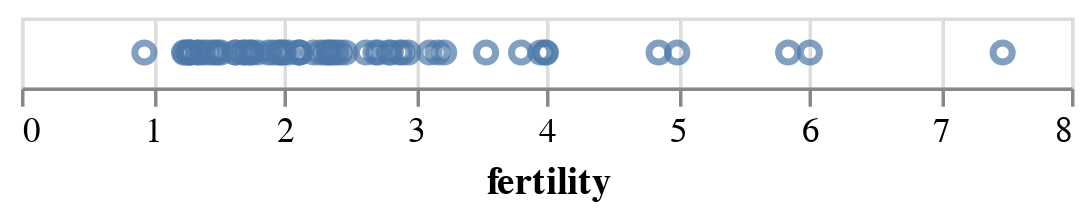

The notebook cell saved with this chart:
### Code cell
# Solution
alt.Chart(df).mark_point().encode(
    alt.X('fertility:Q')
)

### Figure 1 — Vega-Lite specification as saved in the notebook (floating-point values rounded to 4 significant figures)
{"config": {"view": {"continuousWidth": 300, "continuousHeight": 300}}, "data": {"name": "data-09d87fb78b5d0aac13c8554fddcef9aa"}, "mark": {"type": "point"}, "encoding": {"x": {"field": "fertility", "type": "quantitative"}}, "$schema": "https://vega.github.io/schema/vega-lite/v5.17.0.json", "datasets": {"data-09d87fb78b5d0aac13c8554fddcef9aa": [{"year": 2000, "country": "Afghanistan", "cluster": "South Asia", "pop": 23898198, "life_expect": 42.13, "fertility": 7.479}, {"year": 2000, "country": "Argentina", "cluster": "Americas", "pop": 37497728, "life_expect": 74.34, "fertility": 2.35}, {"year": 2000, "country": "Aruba", "cluster": "Americas", "pop": 69539, "life_expect": 73.45, "fertility": 2.124}, {"year": 2000, "country": "Australia", "cluster": "East Asia & Pacific", "pop": 19164620, "life_expect": 80.37, "fertility": 1.756}, {"year": 2000, "country": "Austria", "cluster": "Europe & Central Asia", "pop": 8113413, "life_expect": 78.98, "fertility": 1.382}, {"year": 2000, "country": "Bahamas", "cluster": "Americas", "pop": 290075, "life_expect": 71.07, "fertility": 2.111}, {"year": 2000, "country": "Bangladesh", "cluster": "South Asia", "pop": 130406594, "life_expect": 62.01, "fertility": 3.224}, {"year": 2000, "country": "Barbados", "cluster": "Americas", "pop": 273483, "life_expect": 75.97, "fertility": 1.5}, {"year": 2000, "country": "Belgium", "cluster": "Europe & Central Asia", "pop": 10263618, "life_expect": 78.32, "fertility": 1.638}, {"year": 2000, "country": "Bolivia", "cluster": "Americas", "pop": 8152620, "life_expect": 63.88, "fertility": 3.958}, {"year": 2000, "country": "Brazil", "cluster": "Americas", "pop": 175552771, "life_expect": 71.01, "fertility": 2.345}, {"year": 2000, "country": "Canada", "cluster": "Americas", "pop": 31278097, "life_expect": 79.77, "fertility": 1.522}, {"year": 2000, "country": "Chile", "cluster": "Americas", "pop": 15153450, "life_expect": 77.86, "fertility": 2.0}, {"year": 2000, "country": "China", "cluster": "East Asia & Pacific", "pop": 1262645000, "life_expect": 72.03, "fertility": 1.7}, {"year": 2000, "country": "Colombia", "cluster": "Americas", "pop": 39685655, "life_expect": 71.68, "fertility": 2.47}, {"year": 2000, "country": "Costa Rica", "cluster": "Americas", "pop": 3710558, "life_expect": 78.12, "fertility": 2.281}, {"year": 2000, "country": "Croatia", "cluster": "Europe & Central Asia", "pop": 4410830, "life_expect": 74.88, "fertility": 1.348}, {"year": 2000, "country": "Cuba", "cluster": "Americas", "pop": 11134273, "life_expect": 77.16, "fertility": 1.63}, {"year": 2000, "country": "Dominican Republic", "cluster": "Americas", "pop": 8385828, "life_expect": 70.85, "fertility": 2.95}, {"year": 2000, "country": "Ecuador", "cluster": "Americas", "pop": 12505204, "life_expect": 74.17, "fertility": 2.817}, {"year": 2000, "country": "Egypt", "cluster": "Middle East & North Africa", "pop": 70492342, "life_expect": 69.81, "fertility": 3.174}, {"year": 2000, "country": "El Salvador", "cluster": "Americas", "pop": 6122515, "life_expect": 70.73, "fertility": 2.883}, {"year": 2000, "country": "Finland", "cluster": "Europe & Central Asia", "pop": 5168595, "life_expect": 78.37, "fertility": 1.754}, {"year": 2000, "country": "France", "cluster": "Europe & Central Asia", "pop": 59381628, "life_expect": 79.59, "fertility": 1.883}, {"year": 2000, "country": "Georgia", "cluster": "Europe & Central Asia", "pop": 4777209, "life_expect": 70.48, "fertility": 1.478}, {"year": 2000, "country": "Germany", "cluster": "Europe & Central Asia", "pop": 82187909, "life_expect": 78.67, "fertility": 1.346}, {"year": 2000, "country": "Greece", "cluster": "Europe & Central Asia", "pop": 10559110, "life_expect": 78.26, "fertility": 1.277}, {"year": 2000, "country": "Grenada", "cluster": "Americas", "pop": 89312, "life_expect": 67.75, "fertility": 2.429}, {"year": 2000, "country": "Haiti", "cluster": "Americas", "pop": 7306302, "life_expect": 58.14, "fertility": 4.0}, {"year": 2000, "country": "Hong Kong", "cluster": "East Asia & Pacific", "pop": 6658720, "life_expect": 81.5, "fertility": 0.94}, {"year": 2000, "country": "Iceland", "cluster": "Europe & Central Asia", "pop": 281043, "life_expect": 80.5, "fertility": 1.993}, {"year": 2000, "country": "India", "cluster": "South Asia", "pop": 1007702000, "life_expect": 62.88, "fertility": 3.113}, {"year": 2000, "country": "Indonesia", "cluster": "East Asia & Pacific", "pop": 206265000, "life_expect": 68.59, "fertility": 2.376}, {"year": 2000, "country": "Iran", "cluster": "Middle East & North Africa", "pop": 65660289, "life_expect": 69.45, "fertility": 2.124}, {"year": 2000, "country": "Iraq", "cluster": "Middle East & North Africa", "pop": 22675617, "life_expect": 57.05, "fertility": 4.858}, {"year": 2000, "country": "Ireland", "cluster": "Europe & Central Asia", "pop": 3791690, "life_expect": 77.78, "fertility": 1.969}, {"year": 2000, "country": "Israel", "cluster": "Middle East & North Africa", "pop": 5842454, "life_expect": 79.7, "fertility": 2.906}, {"year": 2000, "country": "Italy", "cluster": "Europe & Central Asia", "pop": 57719337, "life_expect": 80.24, "fertility": 1.286}, {"year": 2000, "country": "Jamaica", "cluster": "Americas", "pop": 2615467, "life_expect": 72.05, "fertility": 2.628}, {"year": 2000, "country": "Japan", "cluster": "East Asia & Pacific", "pop": 126699784, "life_expect": 82.0, "fertility": 1.291}, {"year": 2000, "country": "Kenya", "cluster": "Sub-Saharan Africa", "pop": 29985839, "life_expect": 50.99, "fertility": 5.0}, {"year": 2000, "country": "South Korea", "cluster": "East Asia & Pacific", "pop": 21647682, "life_expect": 66.66, "fertility": 1.917}, {"year": 2000, "country": "North Korea", "cluster": "East Asia & Pacific", "pop": 47351083, "life_expect": 77.05, "fertility": 1.242}, {"year": 2000, "country": "Lebanon", "cluster": "Middle East & North Africa", "pop": 3578036, "life_expect": 71.03, "fertility": 2.319}, {"year": 2000, "country": "Mexico", "cluster": "Americas", "pop": 99926620, "life_expect": 74.9, "fertility": 2.401}, {"year": 2000, "country": "Netherlands", "cluster": "Europe & Central Asia", "pop": 15907853, "life_expect": 78.53, "fertility": 1.726}, {"year": 2000, "country": "New Zealand", "cluster": "East Asia & Pacific", "pop": 3819762, "life_expect": 79.11, "fertility": 1.964}, {"year": 2000, "country": "Nigeria", "cluster": "Sub-Saharan Africa", "pop": 114306700, "life_expect": 46.61, "fertility": 5.845}, {"year": 2000, "country": "Norway", "cluster": "Europe & Central Asia", "pop": 4492400, "life_expect": 79.05, "fertility": 1.801}, {"year": 2000, "country": "Pakistan", "cluster": "South Asia", "pop": 146342958, "life_expect": 63.61, "fertility": 3.994}, {"year": 2000, "country": "Peru", "cluster": "Americas", "pop": 25979722, "life_expect": 69.91, "fertility": 2.7}, {"year": 2000, "country": "Philippines", "cluster": "East Asia & Pacific", "pop": 79739825, "life_expect": 70.3, "fertility": 3.544}, {"year": 2000, "country": "Poland", "cluster": "Europe & Central Asia", "pop": 38654164, "life_expect": 74.67, "fertility": 1.251}, {"year": 2000, "country": "Portugal", "cluster": "Europe & Central Asia", "pop": 10335597, "life_expect": 77.29, "fertility": 1.454}, {"year": 2000, "country": "Rwanda", "cluster": "Sub-Saharan Africa", "pop": 7507056, "life_expect": 43.41, "fertility": 6.01}, {"year": 2000, "country": "Saudi Arabia", "cluster": "Middle East & North Africa", "pop": 23153090, "life_expect": 71.63, "fertility": 3.81}, {"year": 2000, "country": "South Africa", "cluster": "Sub-Saharan Africa", "pop": 44066197, "life_expect": 53.37, "fertility": 2.802}, {"year": 2000, "country": "Spain", "cluster": "Europe & Central Asia", "pop": 40016081, "life_expect": 79.78, "fertility": 1.287}, {"year": 2000, "country": "Switzerland", "cluster": "Europe & Central Asia", "pop": 7266920, "life_expect": 80.62, "fertility": 1.415}, {"year": 2000, "country": "Turkey", "cluster": "Europe & Central Asia", "pop": 65666677, "life_expect": 70.84, "fertility": 2.23}, {"year": 2000, "country": "United Kingdom", "cluster": "Europe & Central Asia", "pop": 59522468, "life_expect": 78.47, "fertility": 1.695}, {"year": 2000, "country": "United States", "cluster": "Americas", "pop": 282338631, "life_expect": 77.31, "fertility": 2.038}, {"year": 2000, "country": "Venezuela", "cluster": "Americas", "pop": 23542649, "life_expect": 72.77, "fertility": 2.723}]}}
